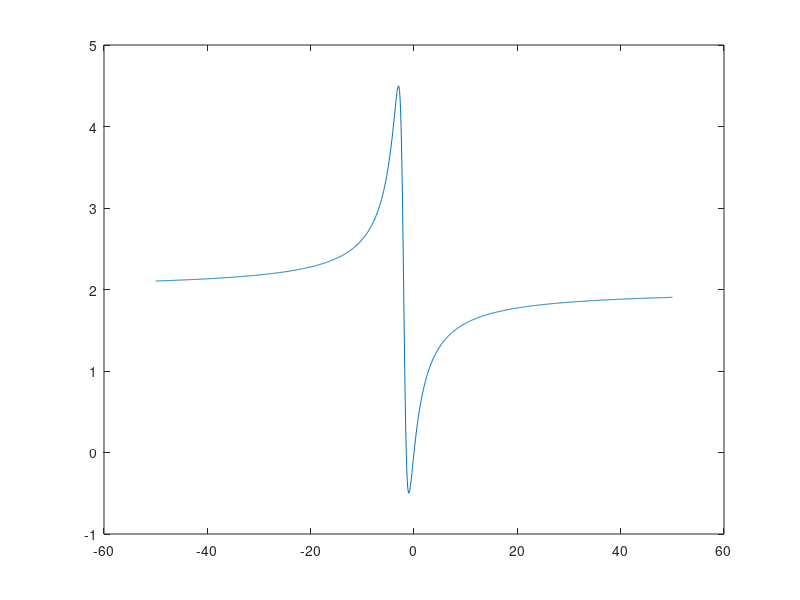

Recreate this plot in MATLAB.
% Octave Script
% Title         :Grafica 7
% Author        :Kevin Yoan Calderón García
% Description   :Script para graficar una funcion
% Date          :28/10/2021
% Version       :1
% Usage         :octave
%               :
%               :Requiere de octave

clear 
% Dominio de la función 
x = -50:0.1:50;
% Rango de la Funcion 
fx = (2*x.^2+3*x)./(x.^2+4*x+5) 
% Funcion a plotear
plot (x, fx)
